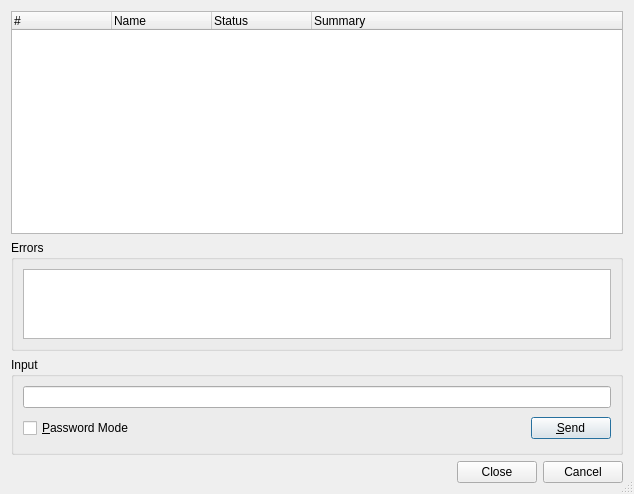
<?xml version="1.0" encoding="UTF-8"?>
<ui version="4.0">
 <class>HgQueuesListDialog</class>
 <widget class="QDialog" name="HgQueuesListDialog">
  <property name="geometry">
   <rect>
    <x>0</x>
    <y>0</y>
    <width>634</width>
    <height>494</height>
   </rect>
  </property>
  <property name="windowTitle">
   <string>List of Patches</string>
  </property>
  <property name="whatsThis">
   <string>&lt;b&gt;List of Patches&lt;/b&gt;
&lt;p&gt;This dialog shows a list of applied and unapplied patches.&lt;/p&gt;</string>
  </property>
  <property name="sizeGripEnabled">
   <bool>true</bool>
  </property>
  <layout class="QVBoxLayout">
   <item>
    <widget class="QTreeWidget" name="patchesList">
     <property name="sizePolicy">
      <sizepolicy hsizetype="Expanding" vsizetype="Expanding">
       <horstretch>0</horstretch>
       <verstretch>2</verstretch>
      </sizepolicy>
     </property>
     <property name="whatsThis">
      <string>&lt;b&gt;Patches List&lt;/b&gt;
&lt;p&gt;This shows a list of applied and unapplied patches.&lt;/p&gt;</string>
     </property>
     <property name="alternatingRowColors">
      <bool>true</bool>
     </property>
     <property name="rootIsDecorated">
      <bool>false</bool>
     </property>
     <property name="itemsExpandable">
      <bool>false</bool>
     </property>
     <column>
      <property name="text">
       <string notr="true">#</string>
      </property>
      <property name="toolTip">
       <string/>
      </property>
      <property name="textAlignment">
       <set>AlignLeft|AlignVCenter</set>
      </property>
     </column>
     <column>
      <property name="text">
       <string>Name</string>
      </property>
     </column>
     <column>
      <property name="text">
       <string>Status</string>
      </property>
     </column>
     <column>
      <property name="text">
       <string>Summary</string>
      </property>
     </column>
    </widget>
   </item>
   <item>
    <widget class="QGroupBox" name="errorGroup">
     <property name="sizePolicy">
      <sizepolicy hsizetype="Preferred" vsizetype="Expanding">
       <horstretch>0</horstretch>
       <verstretch>1</verstretch>
      </sizepolicy>
     </property>
     <property name="title">
      <string>Errors</string>
     </property>
     <layout class="QVBoxLayout">
      <item>
       <widget class="QTextEdit" name="errors">
        <property name="readOnly">
         <bool>true</bool>
        </property>
        <property name="acceptRichText">
         <bool>false</bool>
        </property>
       </widget>
      </item>
     </layout>
    </widget>
   </item>
   <item>
    <widget class="QGroupBox" name="inputGroup">
     <property name="title">
      <string>Input</string>
     </property>
     <layout class="QGridLayout">
      <item row="1" column="1">
       <spacer>
        <property name="orientation">
         <enum>Qt::Horizontal</enum>
        </property>
        <property name="sizeType">
         <enum>QSizePolicy::Expanding</enum>
        </property>
        <property name="sizeHint" stdset="0">
         <size>
          <width>327</width>
          <height>29</height>
         </size>
        </property>
       </spacer>
      </item>
      <item row="1" column="2">
       <widget class="QPushButton" name="sendButton">
        <property name="toolTip">
         <string>Press to send the input to the hg process</string>
        </property>
        <property name="text">
         <string>&amp;Send</string>
        </property>
        <property name="shortcut">
         <string>Alt+S</string>
        </property>
       </widget>
      </item>
      <item row="0" column="0" colspan="3">
       <widget class="QLineEdit" name="input">
        <property name="toolTip">
         <string>Enter data to be sent to the hg process</string>
        </property>
       </widget>
      </item>
      <item row="1" column="0">
       <widget class="QCheckBox" name="passwordCheckBox">
        <property name="toolTip">
         <string>Select to switch the input field to password mode</string>
        </property>
        <property name="text">
         <string>&amp;Password Mode</string>
        </property>
        <property name="shortcut">
         <string>Alt+P</string>
        </property>
       </widget>
      </item>
     </layout>
    </widget>
   </item>
   <item>
    <widget class="QDialogButtonBox" name="buttonBox">
     <property name="orientation">
      <enum>Qt::Horizontal</enum>
     </property>
     <property name="standardButtons">
      <set>QDialogButtonBox::Cancel|QDialogButtonBox::Close</set>
     </property>
    </widget>
   </item>
  </layout>
 </widget>
 <pixmapfunction>qPixmapFromMimeSource</pixmapfunction>
 <tabstops>
  <tabstop>input</tabstop>
  <tabstop>passwordCheckBox</tabstop>
  <tabstop>sendButton</tabstop>
  <tabstop>patchesList</tabstop>
  <tabstop>errors</tabstop>
  <tabstop>buttonBox</tabstop>
 </tabstops>
 <resources/>
 <connections/>
</ui>
